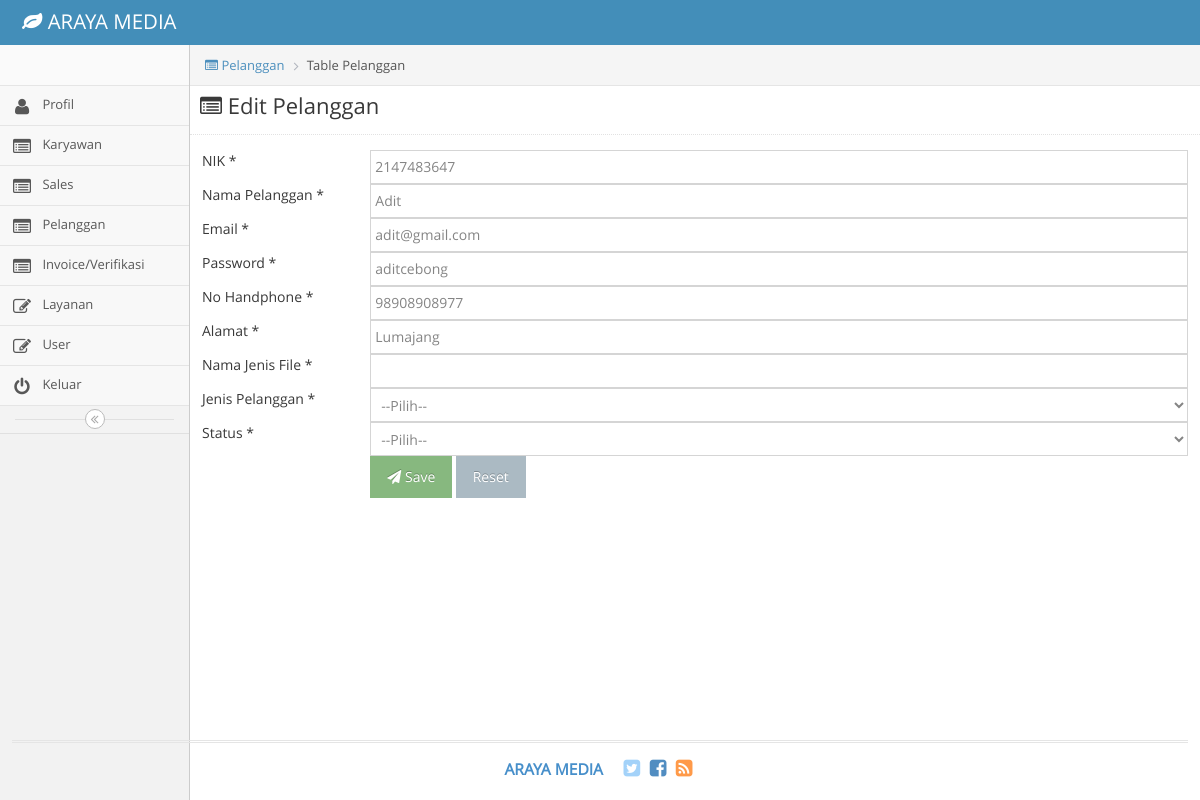
Screenshot of /index.php/pelanggan_admin/edit/2 with the database file from the repository.
### tables this page shows
CREATE TABLE `customer` (
  `id_Customer` int(11) NOT NULL,
  `id_Karyawan` int(11) DEFAULT NULL,
  `id_user` int(11) NOT NULL,
  `nama` varchar(45) DEFAULT NULL,
  `Email` varchar(45) DEFAULT NULL,
  `NoHp` varchar(45) DEFAULT NULL,
  `Password` varchar(45) DEFAULT NULL,
  `NIK` int(20) DEFAULT NULL,
  `Nama_JenisFile` text,
  `Alamat` varchar(45) DEFAULT NULL,
  `Jenis_Pelanggan` varchar(45) DEFAULT NULL,
  `Status` varchar(45) DEFAULT NULL
);

### application/controllers/pelanggan_admin.php (called while the page is built, shortened)
<?php
class pelanggan_admin extends CI_Controller {
		public function edit()
	{
		$id=$this->uri->segment(3);
		$datapelanggan=$this->db->get_where("customer",array("id_Customer"=>$id))->row();
		$data = array(
			'form' => 'editpelanggan_admin',
			'customer' => $datapelanggan
		);
		$this->load->view('editpelanggan_admin',$data);
	}
}

### index.php (called while the page is built, shortened)
<?php
require_once BASEPATH.'core/CodeIgniter.php';

### application/views/editpelanggan_admin.php (the view, shortened to what this page needs)
<!DOCTYPE html>
<html lang="en">
	<head>
		<link rel="stylesheet" href="<?php echo base_url()?>assets/css/bootstrap.min.css" />
		<link rel="stylesheet" href="<?php echo base_url()?>assets/font-awesome/4.5.0/css/font-awesome.min.css" />
		<link rel="stylesheet" href="<?php echo base_url()?>assets/css/ace.min.css" class="ace-main-stylesheet" id="main-ace-style" />
		<link rel="stylesheet" href="<?php echo base_url()?>assets/css/ace-skins.min.css" />
		<link rel="stylesheet" href="<?php echo base_url()?>assets/css/ace-rtl.min.css" />
	</head>
	<body class="no-skin">
		<div id="navbar" class="navbar navbar-default          ace-save-state">
			<div class="navbar-container ace-save-state" id="navbar-container">
				<div class="navbar-header pull-left">
					<a href="profil" class="navbar-brand">
						<small>
							<i class="fa fa-leaf"></i>
							ARAYA MEDIA
						</small>
					</a>
				</div>
			</div>
		</div>
		<div class="main-container ace-save-state" id="main-container">
			<div id="sidebar" class="sidebar                  responsive                    ace-save-state">
				<div class="sidebar-shortcuts" id="sidebar-shortcuts">
				</div>
				<ul class="nav nav-list">
						<li class="">
						<a href="<?php echo base_url("index.php/profil_admin")?>">
							<i class="menu-icon fa fa-user"></i>
							<span class="menu-text">
								Profil
							</span>
						</a>
					</li>
					<li class="">
						<a href="<?php echo base_url("index.php/karyawan_admin")?>">
							<i class="menu-icon fa fa-list-alt"></i>
							<span class="menu-text">
								Karyawan
							</span>
						</a>
					</li>
					<li class="">
						<a href="<?php echo base_url("index.php/sales_admin")?>">
							<i class="menu-icon fa fa-list-alt"></i>
							<span class="menu-text">
								Sales
							</span>
						</a>
					</li>
					<li class="">
						<a href="<?php echo base_url("index.php/pelanggan_admin")?>">
							<i class="menu-icon fa fa-list-alt"></i>
							<span class="menu-text">
								Pelanggan
							</span>
						</a>
					</li>
					<li class="">
						<a href="<?php echo base_url("index.php/invover_admin")?>">
							<i class="menu-icon fa fa-list-alt"></i>
							<span class="menu-text">
								Invoice/Verifikasi
							</span>
						</a>
					</li>
					<li class="">
						<a href="<?php echo base_url("index.php/layanan_admin")?>">
							<i class="menu-icon fa fa-pencil-square-o"></i>
							<span class="menu-text">
								Layanan
							</span>
						</a>
					</li>
					<li class="">
						<a href="<?php echo base_url("index.php/user_admin")?>">
							<i class="menu-icon fa fa-pencil-square-o"></i>
							<span class="menu-text">
								User
							</span>
						</a>
					</li>
					<li class="">
						<a href="<?php echo base_url("index.php/login")?>">
							<i class="menu-icon fa fa-power-off"></i>
							<span class="menu-text">
								Keluar
							</span>
						</a>
					</li>
				</ul>
				<div class="sidebar-toggle sidebar-collapse" id="sidebar-collapse">
					<i id="sidebar-toggle-icon" class="ace-icon fa fa-angle-double-left ace-save-state" data-icon1="ace-icon fa fa-angle-double-left" data-icon2="ace-icon fa fa-angle-double-right"></i>
				</div>
			</div>
			<div class="main-content">
				<div class="main-content-inner">
					<div class="breadcrumbs ace-save-state" id="breadcrumbs">
						<ul class="breadcrumb">
						<li><a href=""><i class="menu-icon fa fa-list-alt"></i> Pelanggan</li></a>
              			<li><i class="icon_document_alt"></i>Table Pelanggan</li>
						</ul>
					</div>
						<h3 class="page-header"><i class="menu-icon fa fa-list-alt" style="margin-left: 10px"></i> Edit Pelanggan</h3>
<section class="wrapper">
	<table class="table table-striped table-advance table-hover">
                 <div class="form">
                  <form class="form-validate form-horizontal" id="feedback_form" method="post" action="<?php echo base_url()."index.php/pelanggan_admin/update"?>">
                    <div class="form-group">
                      <label for="cname" class="control-label col-lg-2">NIK *<span class="required"></span></label>
                      <div class="col-lg-10">
                        <input class="form-control" id="Username" name="NIK" type="text" value="<?php echo $customer->NIK ?>" required />
                      </div>
                    </div>
                       <div class="form-group ">
                      <label for="cname" class="control-label col-lg-2">Nama Pelanggan *<span class="required"></span></label>
                      <div class="col-lg-10">
                        <input class="form-control" id="Username" name="nama" type="text" value="<?php echo $customer->nama ?>" required />
                      </div>
                         <div class="form-group ">
                      <label for="cname" class="control-label col-lg-2">Email *<span class="required"></span></label>
                      <div class="col-lg-10">
                        <input class="form-control" id="Username" name="Email" type="text" value="<?php echo $customer->Email ?>" required />
                      </div>
                         <div class="form-group ">
                      <label for="cname" class="control-label col-lg-2">Password *<span class="required"></span></label>
                      <div class="col-lg-10">
                        <input class="form-control" id="Username" name="Password" type="text" value="<?php echo $customer->Password ?>" required />
                      </div>
                         <div class="form-group ">
                      <label for="cname" class="control-label col-lg-2">No Handphone *<span class="required"></span></label>
                      <div class="col-lg-10">
                        <input class="form-control" id="Username" name="NoHp" type="text" value="<?php echo $customer->NoHp ?>" required />
                      </div>
                    </div>
                     <div class="form-group">
                      <label for="cname" class="control-label col-lg-2">Alamat *<span class="required"></span></label>
                      <div class="col-lg-10">
                        <input class="form-control" id="Username" name="Alamat" type="text" value="<?php echo $customer->Alamat ?>" required />
                      </div>
                    </div>
                    <div class="form-group">
                      <label for="cname" class="control-label col-lg-2">Nama Jenis File *<span class="required"></span></label>
                      <div class="col-lg-10">
                        <input class="form-control" id="Username" name="Nama_JenisFile" type="text" value="<?php echo $customer->Nama_JenisFile ?>" required />
                      </div>
                    </div>
                    <div class="form-group">
                      <label for="cname" class="control-label col-lg-2">Jenis Pelanggan *<span class="required"></span></label>
                      <div class="col-lg-10">
                        <select name="Jenis_Pelanggan" class="form-control" required >
 						  <option value="">--Pilih--</option>
                        </select>
                      </div>
                    </div>
                    <div class="form-group">
                      <label for="cname" class="control-label col-lg-2">Status *<span class="required"></span></label>
                      <div class="col-lg-10">
                        <select name="Status" class="form-control" required >
 						  <option value="">--Pilih--</option>
                        </select>
                      </div>
                    </div>
                    <div class="form-group">
                      <div class="col-lg-offset-2 col-lg-10">
                        <button type="submit" class="btn btn-success btn-flat">
                        	<i class="fa fa-paper-plane"></i> Save
                        </button>
                        <button type="Reset" class="btn btn-flat">Reset</button>
                      </div>
                    </div>
                  </form>
                </div>
</section>
											</div>
										</div>
									</div>
			<div class="footer">
				<div class="footer-inner">
					<div class="footer-content">
						<span class="bigger-120">
							<span class="blue bolder">ARAYA MEDIA </span>
						</span>
						<span class="action-buttons">
							<a href="#">
								<i class="ace-icon fa fa-twitter-square light-blue bigger-150"></i>
							</a>
							<a href="#">
								<i class="ace-icon fa fa-facebook-square text-primary bigger-150"></i>
							</a>
							<a href="#">
								<i class="ace-icon fa fa-rss-square orange bigger-150"></i>
							</a>
						</span>
					</div>
				</div>
			</div>
	</body>
</html>

### rows the page displays
customer: NIK "2147483647", nama "Adit", Email "adit@gmail.com", Password "aditcebong", NoHp "98908908977", Alamat "Lumajang"
